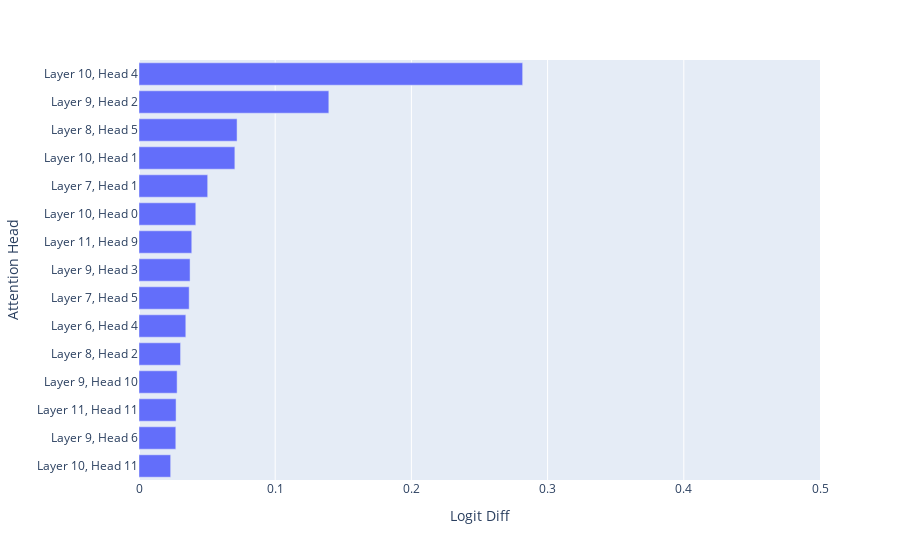

Notebook source saved alongside this figure:
### Code cell
plot_attention_heads(-results['z'].cuda(), top_n=15, range_x=[0, 0.5])

### Figure 1 — Plotly figure (JSON) as saved in the notebook; plotly's stock layout.template omitted (floating-point values rounded to 4 significant figures)
{"data": [{"alignmentgroup": "True", "hovertemplate": "Logit Diff=%{x}<br>Attention Head=%{y}<extra></extra>", "legendgroup": "", "marker": {"color": "#636efa", "pattern": {"shape": ""}}, "name": "", "offsetgroup": "", "orientation": "h", "showlegend": false, "textposition": "auto", "type": "bar", "x": [0.02325, 0.02703, 0.02722, 0.02799, 0.03052, 0.03437, 0.03684, 0.0375, 0.03874, 0.04169, 0.05044, 0.07039, 0.072, 0.1394, 0.2817], "xaxis": "x", "y": ["Layer 10, Head 11", "Layer 9, Head 6", "Layer 11, Head 11", "Layer 9, Head 10", "Layer 8, Head 2", "Layer 6, Head 4", "Layer 7, Head 5", "Layer 9, Head 3", "Layer 11, Head 9", "Layer 10, Head 0", "Layer 7, Head 1", "Layer 10, Head 1", "Layer 8, Head 5", "Layer 9, Head 2", "Layer 10, Head 4"], "yaxis": "y"}], "layout": {"barmode": "relative", "legend": {"tracegroupgap": 0}, "margin": {"t": 60}, "xaxis": {"anchor": "y", "domain": [0, 1], "range": [0, 0.5], "title": {"text": "Logit Diff"}}, "yaxis": {"anchor": "x", "domain": [0, 1], "title": {"text": "Attention Head"}}}}
